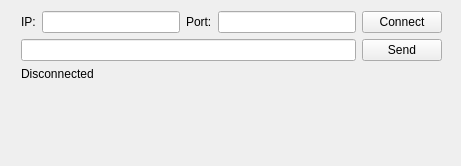
<?xml version="1.0" encoding="UTF-8"?>
<ui version="4.0">
 <class>Widget</class>
 <widget class="QWidget" name="Widget">
  <property name="geometry">
   <rect>
    <x>0</x>
    <y>0</y>
    <width>461</width>
    <height>166</height>
   </rect>
  </property>
  <property name="windowTitle">
   <string>Widget</string>
  </property>
  <widget class="QWidget" name="">
   <property name="geometry">
    <rect>
     <x>10</x>
     <y>0</y>
     <width>443</width>
     <height>161</height>
    </rect>
   </property>
   <layout class="QVBoxLayout" name="verticalLayout">
    <item>
     <layout class="QHBoxLayout" name="horizontalLayout">
      <item>
       <widget class="QLabel" name="label">
        <property name="text">
         <string>IP:</string>
        </property>
       </widget>
      </item>
      <item>
       <widget class="QLineEdit" name="m_ip_line_edit"/>
      </item>
      <item>
       <widget class="QLabel" name="label_2">
        <property name="text">
         <string>Port:</string>
        </property>
       </widget>
      </item>
      <item>
       <widget class="QLineEdit" name="m_port_line_edit"/>
      </item>
      <item>
       <widget class="QPushButton" name="m_connect_btn">
        <property name="text">
         <string>Connect</string>
        </property>
       </widget>
      </item>
     </layout>
    </item>
    <item>
     <layout class="QHBoxLayout" name="horizontalLayout_2">
      <item>
       <widget class="QLineEdit" name="m_send_line_edit"/>
      </item>
      <item>
       <widget class="QPushButton" name="m_send_btn">
        <property name="text">
         <string>Send</string>
        </property>
       </widget>
      </item>
     </layout>
    </item>
    <item>
     <widget class="QLabel" name="m_msg_label">
      <property name="text">
       <string>Disconnected</string>
      </property>
      <property name="alignment">
       <set>Qt::AlignLeading|Qt::AlignLeft|Qt::AlignTop</set>
      </property>
      <property name="wordWrap">
       <bool>true</bool>
      </property>
     </widget>
    </item>
   </layout>
  </widget>
 </widget>
 <layoutdefault spacing="6" margin="11"/>
 <resources/>
 <connections/>
</ui>
